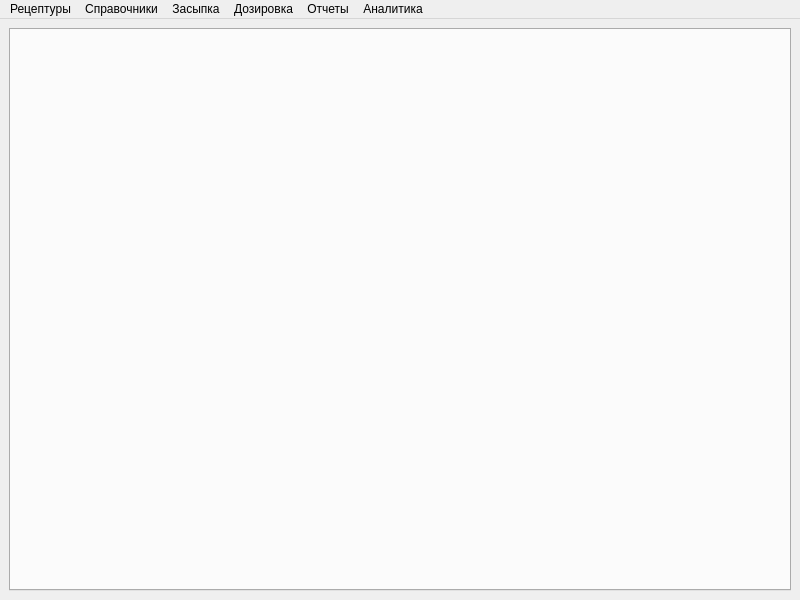
<?xml version="1.0" encoding="UTF-8"?>
<ui version="4.0">
 <class>MainWindow</class>
 <widget class="QMainWindow" name="MainWindow">
  <property name="geometry">
   <rect>
    <x>0</x>
    <y>0</y>
    <width>800</width>
    <height>600</height>
   </rect>
  </property>
  <property name="windowTitle">
   <string>Дозирование компонентов</string>
  </property>
  <widget class="QWidget" name="centralwidget">
   <layout class="QVBoxLayout" name="verticalLayout">
    <item>
     <widget class="QTabWidget" name="tabWidget">
      <property name="currentIndex">
       <number>-1</number>
      </property>
     </widget>
    </item>
   </layout>
  </widget>
  <widget class="QMenuBar" name="menubar">
   <property name="geometry">
    <rect>
     <x>0</x>
     <y>0</y>
     <width>800</width>
     <height>30</height>
    </rect>
   </property>
   <widget class="QMenu" name="menu">
    <property name="title">
     <string>Рецептуры</string>
    </property>
    <addaction name="actionRcp"/>
   </widget>
   <widget class="QMenu" name="menu_2">
    <property name="title">
     <string>Справочники</string>
    </property>
    <addaction name="actionComp"/>
   </widget>
   <widget class="QMenu" name="menu_3">
    <property name="title">
     <string>Засыпка</string>
    </property>
    <addaction name="action"/>
   </widget>
   <widget class="QMenu" name="menu_4">
    <property name="title">
     <string>Дозировка</string>
    </property>
    <addaction name="action_2"/>
   </widget>
   <widget class="QMenu" name="menu_5">
    <property name="title">
     <string>Отчеты</string>
    </property>
   </widget>
   <widget class="QMenu" name="menu_analytics">
    <property name="title">
     <string>Аналитика</string>
    </property>
   </widget>
   <addaction name="menu"/>
   <addaction name="menu_2"/>
   <addaction name="menu_3"/>
   <addaction name="menu_4"/>
   <addaction name="menu_5"/>
   <addaction name="menu_analytics"/>
  </widget>
  <action name="actionRcp">
   <property name="text">
    <string>Рецептуры шихты</string>
   </property>
  </action>
  <action name="actionComp">
   <property name="text">
    <string>Компоненты</string>
   </property>
  </action>
  <action name="action">
   <property name="text">
    <string>Засыпать компоненты</string>
   </property>
  </action>
  <action name="action_2">
   <property name="text">
    <string>Партии дозировки</string>
   </property>
  </action>
  <action name="actionConfRcp">
   <property name="text">
    <string>Утвержденные рецептуры</string>
   </property>
  </action>
 </widget>
 <resources/>
 <connections/>
</ui>
